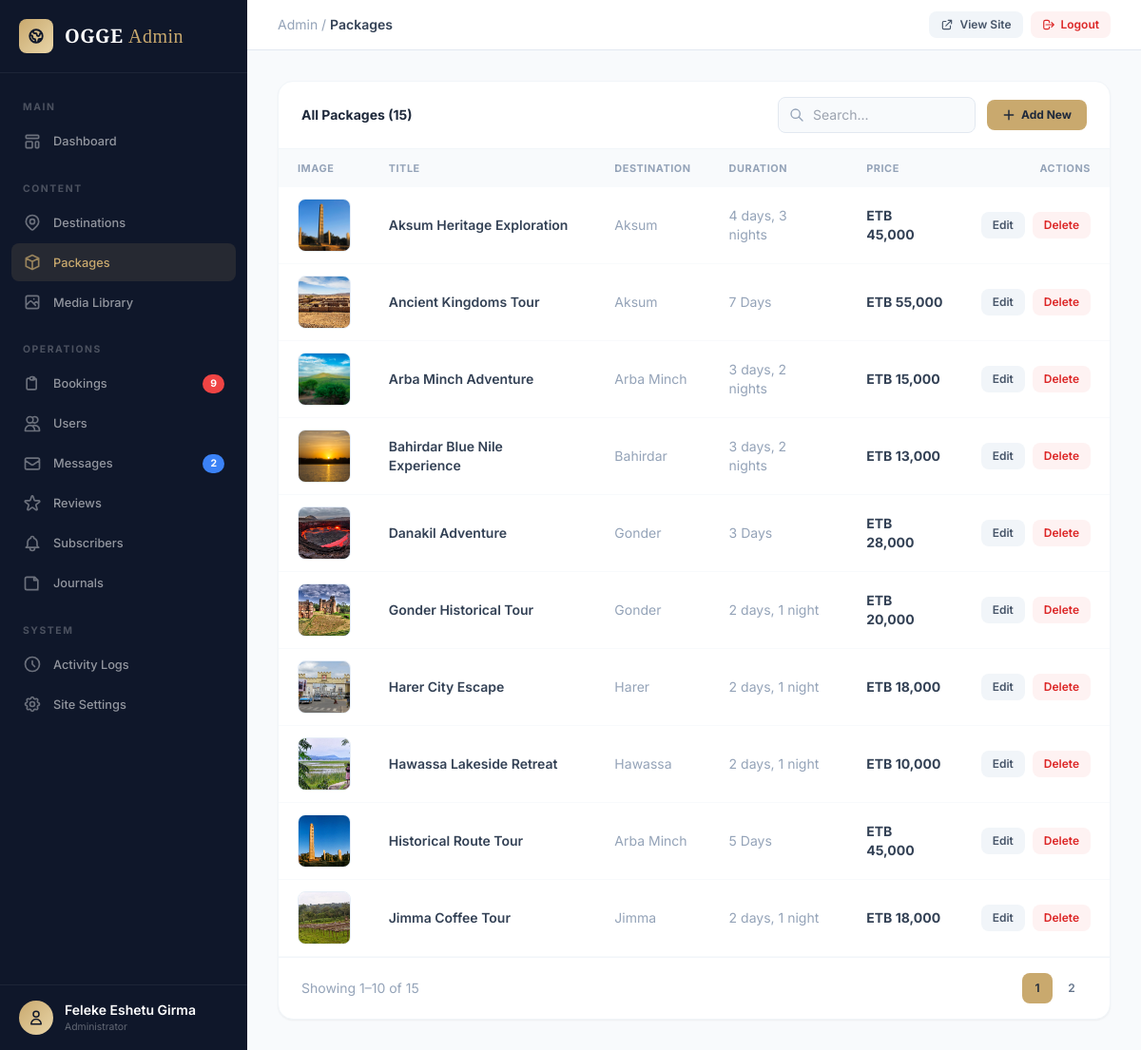
Screenshot of /admin/packages.php (signed in) with the database file from the repository.
### tables this page shows
CREATE TABLE `packages` (
  `id` int(11) NOT NULL,
  `title` varchar(255) NOT NULL,
  `destination_id` int(11) NOT NULL,
  `duration` varchar(100) NOT NULL,
  `price` decimal(10,2) NOT NULL,
  `image_url` varchar(255) NOT NULL,
  `created_at` timestamp NOT NULL DEFAULT current_timestamp(),
  `description` text NOT NULL
);

CREATE TABLE `destinations` (
  `id` int(11) NOT NULL,
  `name` varchar(255) NOT NULL,
  `description` text NOT NULL,
  `image_url` varchar(255) NOT NULL,
  `created_at` timestamp NOT NULL DEFAULT current_timestamp()
);

### admin/packages.php (the view, shortened to what this page needs)
<?php
include('includes/admin-guard.php');
$search = trim($_GET['search'] ?? '');
$page = max(1, (int)($_GET['page'] ?? 1));
$per_page = 10; $offset = ($page - 1) * $per_page;
$where = $search ? "WHERE p.title LIKE '%" . $db->real_escape_string($search) . "%' OR d.name LIKE '%" . $db->real_escape_string($search) . "%'" : '';
$total = $db->query("SELECT COUNT(*) as c FROM packages p JOIN destinations d ON p.destination_id=d.id $where")->fetch_assoc()['c'];
$total_pages = ceil($total / $per_page);
$packages = $db->query("SELECT p.*, d.name as dest_name FROM packages p JOIN destinations d ON p.destination_id=d.id $where ORDER BY p.title ASC LIMIT $per_page OFFSET $offset");
include('includes/admin-header.php');
?>
<div class="bg-white rounded-2xl border border-slate-100 shadow-sm overflow-hidden">
    <div class="px-6 py-4 border-b border-slate-100 flex flex-col sm:flex-row items-start sm:items-center justify-between gap-3">
        <h3 class="text-sm font-bold text-slate-800">All Packages (<?= $total ?>)</h3>
        <div class="flex items-center gap-3 w-full sm:w-auto">
            <form method="GET" class="relative flex-1 sm:flex-initial">
                <svg class="absolute left-3 top-1/2 -translate-y-1/2 w-4 h-4 text-slate-400" fill="none" stroke="currentColor" stroke-width="2" viewBox="0 0 24 24"><path stroke-linecap="round" stroke-linejoin="round" d="M21 21l-6-6m2-5a7 7 0 11-14 0 7 7 0 0114 0z"/></svg>
                <input type="text" name="search" placeholder="Search..." value="<?= htmlspecialchars($search) ?>" class="pl-9 pr-3 py-2 text-sm border border-slate-200 rounded-lg bg-slate-50 focus:outline-none focus:ring-2 focus:ring-champagne/30 focus:border-champagne w-full sm:w-52">
            </form>
            <a href="package-form.php" class="inline-flex items-center gap-1.5 px-4 py-2 text-xs font-bold text-slate-800 bg-champagne hover:bg-champagne-light rounded-lg transition-colors whitespace-nowrap">
                <svg class="w-3.5 h-3.5" fill="none" stroke="currentColor" stroke-width="2.5" viewBox="0 0 24 24"><path stroke-linecap="round" stroke-linejoin="round" d="M12 4v16m8-8H4"/></svg>
                Add New
            </a>
        </div>
    </div>
    <div class="overflow-x-auto">
        <table class="w-full">
            <thead><tr class="bg-slate-50"><th class="px-5 py-3 text-left text-[0.68rem] font-bold uppercase tracking-wider text-slate-400">Image</th><th class="px-5 py-3 text-left text-[0.68rem] font-bold uppercase tracking-wider text-slate-400">Title</th><th class="px-5 py-3 text-left text-[0.68rem] font-bold uppercase tracking-wider text-slate-400 hidden md:table-cell">Destination</th><th class="px-5 py-3 text-left text-[0.68rem] font-bold uppercase tracking-wider text-slate-400 hidden sm:table-cell">Duration</th><th class="px-5 py-3 text-left text-[0.68rem] font-bold uppercase tracking-wider text-slate-400">Price</th><th class="px-5 py-3 text-right text-[0.68rem] font-bold uppercase tracking-wider text-slate-400">Actions</th></tr></thead>
            <tbody>
                <?php while ($p = $packages->fetch_assoc()): ?>
                <tr class="border-b border-slate-50 hover:bg-slate-50/50">
                    <td class="px-5 py-3 overflow-hidden rounded-lg"><img src="<?= htmlspecialchars($p['image_url']) ?>" class="w-14 h-14 rounded-lg object-cover border border-slate-200 enhanced-img" onerror="this.src='../assets/images/default.jpg'"></td>
                    <td class="px-5 py-3 text-sm font-semibold text-slate-700"><?= htmlspecialchars($p['title']) ?></td>
                    <td class="px-5 py-3 text-sm text-slate-400 hidden md:table-cell"><?= htmlspecialchars($p['dest_name']) ?></td>
                    <td class="px-5 py-3 text-sm text-slate-400 hidden sm:table-cell"><?= htmlspecialchars($p['duration']) ?></td>
                    <td class="px-5 py-3 text-sm font-bold text-slate-700">ETB <?= number_format($p['price']) ?></td>
                    <td class="px-5 py-3 text-right">
                        <div class="flex items-center justify-end gap-2">
                            <a href="package-form.php?id=<?= $p['id'] ?>" class="px-3 py-1.5 text-xs font-semibold text-slate-600 bg-slate-100 hover:bg-slate-200 rounded-lg transition-colors">Edit</a>
                            <button onclick="confirmDelete('includes/admin-actions.php?action=delete_package&id=<?= $p['id'] ?>', '<?= htmlspecialchars(addslashes($p['title'])) ?>')" class="px-3 py-1.5 text-xs font-semibold text-red-600 bg-red-50 hover:bg-red-100 rounded-lg transition-colors">Delete</button>
                        </div>
                    </td>
                </tr>
                <?php endwhile; ?>
            </tbody>
        </table>
    </div>
    <?php if ($total_pages > 1): ?>
    <div class="px-6 py-4 border-t border-slate-100 flex items-center justify-between text-sm text-slate-400">
        <span>Showing <?= $offset+1 ?>–<?= min($offset+$per_page, $total) ?> of <?= $total ?></span>
        <div class="flex gap-1"><?php for ($i = 1; $i <= $total_pages; $i++): ?><a href="?page=<?= $i ?>&search=<?= urlencode($search) ?>" class="w-8 h-8 flex items-center justify-center rounded-lg text-xs font-semibold <?= $i === $page ? 'bg-champagne text-slate-800' : 'text-slate-500 hover:bg-slate-100' ?>"><?= $i ?></a><?php endfor; ?></div>
    </div>
    <?php endif; ?>
</div>
<?php include('includes/admin-footer.php'); ?>

### admin/includes/admin-header.php (style rules this page uses)
body { font-family: 'Inter', sans-serif; }
.enhanced-img { transition: all 0.5s cubic-bezier(0.4, 0, 0.2, 1); filter: saturate(1.1) contrast(1.05); }

### rows the page displays
packages: image_url (picture), title "Aksum Heritage Exploration", destination.name "Aksum", duration "4 days, 3 nights", price "45,000"
packages: image_url (picture), title "Ancient Kingdoms Tour", destination.name "Aksum", duration "7 Days", price "55,000"
packages: image_url (picture), title "Arba Minch Adventure", destination.name "Arba Minch", duration "3 days, 2 nights", price "15,000"
packages: image_url (picture), title "Bahirdar Blue Nile Experience", destination.name "Bahirdar", duration "3 days, 2 nights", price "13,000"
packages: image_url (picture), title "Danakil Adventure", destination.name "Gonder", duration "3 Days", price "28,000"
packages: image_url (picture), title "Gonder Historical Tour", destination.name "Gonder", duration "2 days, 1 night", price "20,000"
packages: image_url (picture), title "Harer City Escape", destination.name "Harer", duration "2 days, 1 night", price "18,000"
packages: image_url (picture), title "Hawassa Lakeside Retreat", destination.name "Hawassa", duration "2 days, 1 night", price "10,000"
packages: image_url (picture), title "Historical Route Tour", destination.name "Arba Minch", duration "5 Days", price "45,000"
packages: image_url (picture), title "Jimma Coffee Tour", destination.name "Jimma", duration "2 days, 1 night", price "18,000"

### other values shown
$pending_bookings "9"
$unread_messages "2"
$admin_name "Feleke Eshetu Girma"
$page_title "Packages"
$total "15"
$offset+1 "1"
min($offset+$per_page, $total) "10"
